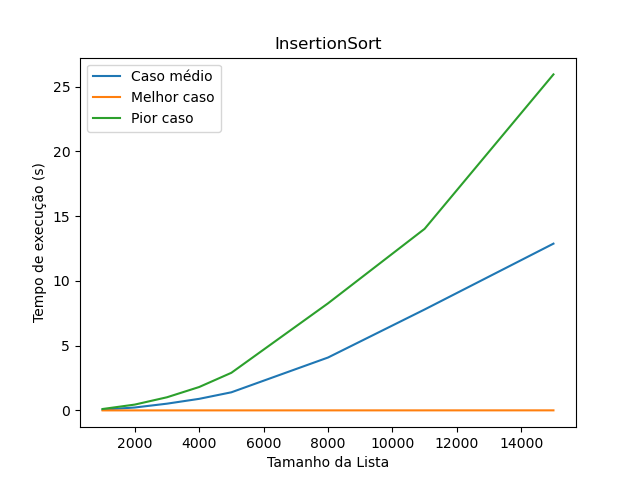

Write the Python code that produced this figure.
#Bibliotecas importadas
import numpy as np
import matplotlib.pyplot as plt
from random import randint
from time import perf_counter

#Gera lista sem repetição
def create_list(length):
  lista = []
  while len(lista) < length:
      element = randint(1,1*length)
      if element not in lista: lista.append(element)
  return lista

#Agoritmo para ordenação - InsertionSort
def insertion(Lista):
    for i in range(1, len(Lista)):
        key_item = Lista[i]
        j = i - 1

        while j >= 0 and Lista[j] > key_item:
            Lista[j + 1] = Lista[j]
            j -= 1

        Lista[j + 1] = key_item

    return Lista

#Medir os tempos
def counter():
  medium_time = []
  best_time = []
  worst_time = []
  
  list_length = [1000,2000,3000,4000,5000,8000,11000,15000]
  
  for i in list_length:
    medium_case = create_list(i)
    best_case = [j for j in range(1, i+1)]
    worst_case = [j for j in range(i, 0, -1)]

    start = perf_counter()
    insertion(medium_case)
    end = perf_counter()
    duration = end - start
    medium_time.append(duration)

    start = perf_counter()
    insertion(best_case)
    end = perf_counter()
    duration = end - start
    best_time.append(duration)

    start = perf_counter()
    insertion(worst_case)
    end = perf_counter()
    duration = end - start
    worst_time.append(duration)

  return medium_time, best_time, worst_time, list_length

m_time, b_time, w_time, l_len = counter()

#Plotando Grafico da Ordenação "InsertionSort".
plt.plot(l_len, m_time, label = 'Caso médio')
plt.plot(l_len, b_time, label = 'Melhor caso')
plt.plot(l_len, w_time, label = 'Pior caso')
plt.legend()
plt.title('InsertionSort')
plt.ylabel('Tempo de execução (s)')
plt.xlabel('Tamanho da Lista')
plt.show()
